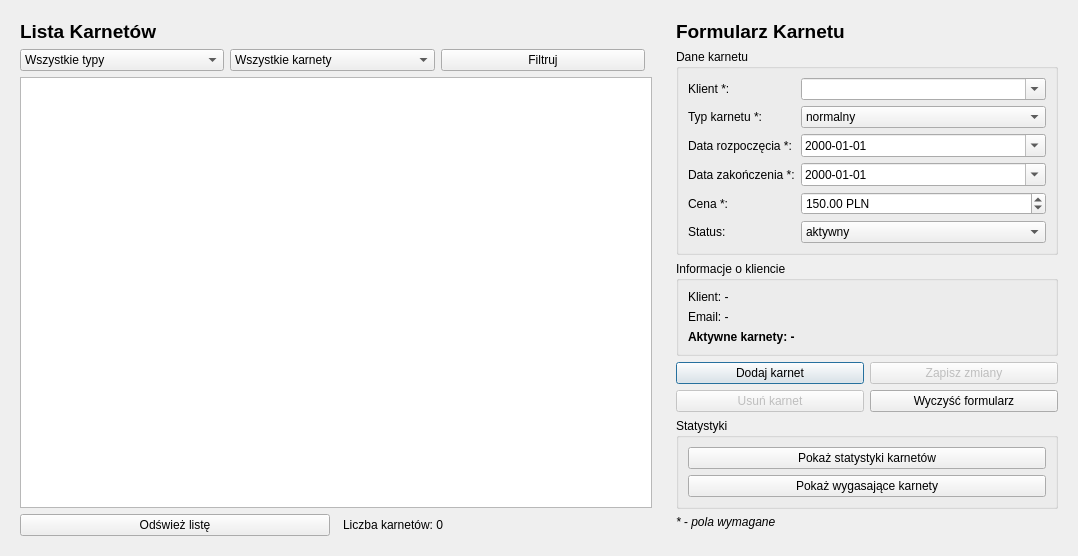
      <widget class="QWidget" name="tabKarnety">
       <attribute name="title">
        <string>🎫 Karnety</string>
       </attribute>
       <layout class="QHBoxLayout" name="horizontalLayout_karnety">
        <item>
         <!-- LEWA STRONA - LISTA KARNETÓW -->
         <widget class="QWidget" name="leftPanelKarnety" native="true">
          <property name="minimumSize">
           <size>
            <width>650</width>
            <height>0</height>
           </size>
          </property>
          <layout class="QVBoxLayout" name="verticalLayout_leftKarnety">
           <item>
            <widget class="QLabel" name="labelKarnetyTitle">
             <property name="text">
              <string>Lista Karnetów</string>
             </property>
             <property name="font">
              <font>
               <pointsize>14</pointsize>
               <weight>75</weight>
               <bold>true</bold>
              </font>
             </property>
            </widget>
           </item>

           <!-- Filtrowanie karnetów -->
           <item>
            <layout class="QHBoxLayout" name="filterLayoutKarnety">
             <item>
              <widget class="QComboBox" name="comboBoxFilterTypKarnetu">
               <item>
                <property name="text">
                 <string>Wszystkie typy</string>
                </property>
               </item>
               <item>
                <property name="text">
                 <string>Tylko normalne</string>
                </property>
               </item>
               <item>
                <property name="text">
                 <string>Tylko studenckie</string>
                </property>
               </item>
              </widget>
             </item>
             <item>
              <widget class="QComboBox" name="comboBoxFilterStatusKarnetu">
               <item>
                <property name="text">
                 <string>Wszystkie karnety</string>
                </property>
               </item>
               <item>
                <property name="text">
                 <string>Tylko aktywne</string>
                </property>
               </item>
               <item>
                <property name="text">
                 <string>Tylko nieaktywne</string>
                </property>
               </item>
              </widget>
             </item>
             <item>
              <widget class="QPushButton" name="pushButtonFilterKarnety">
               <property name="text">
                <string>Filtruj</string>
               </property>
              </widget>
             </item>
             <item>
              <spacer name="horizontalSpacerFilterKarnety">
               <property name="orientation">
                <enum>Qt::Horizontal</enum>
               </property>
              </spacer>
             </item>
            </layout>
           </item>

           <!-- Tabela z karnetami -->
           <item>
            <widget class="QTableWidget" name="tableWidgetKarnety">
             <property name="alternatingRowColors">
              <bool>true</bool>
             </property>
             <property name="selectionBehavior">
              <enum>QAbstractItemView::SelectRows</enum>
             </property>
             <property name="sortingEnabled">
              <bool>true</bool>
             </property>
            </widget>
           </item>

           <!-- Przyciski akcji karnetów -->
           <item>
            <layout class="QHBoxLayout" name="buttonsLayoutKarnety">
             <item>
              <widget class="QPushButton" name="pushButtonOdswiezKarnety">
               <property name="text">
                <string>Odśwież listę</string>
               </property>
              </widget>
             </item>
             <item>
              <spacer name="horizontalSpacerKarnety">
               <property name="orientation">
                <enum>Qt::Horizontal</enum>
               </property>
              </spacer>
             </item>
             <item>
              <widget class="QLabel" name="labelLiczbaKarnetow">
               <property name="text">
                <string>Liczba karnetów: 0</string>
               </property>
              </widget>
             </item>
            </layout>
           </item>
          </layout>
         </widget>
        </item>

        <item>
         <!-- PRAWA STRONA - FORMULARZ KARNETU -->
         <widget class="QWidget" name="rightPanelKarnety" native="true">
          <property name="minimumSize">
           <size>
            <width>400</width>
            <height>0</height>
           </size>
          </property>
          <property name="maximumSize">
           <size>
            <width>500</width>
            <height>16777215</height>
           </size>
          </property>
          <layout class="QVBoxLayout" name="verticalLayout_rightKarnety">
           <item>
            <widget class="QLabel" name="labelFormularzKarnetuTitle">
             <property name="text">
              <string>Formularz Karnetu</string>
             </property>
             <property name="font">
              <font>
               <pointsize>14</pointsize>
               <weight>75</weight>
               <bold>true</bold>
              </font>
             </property>
            </widget>
           </item>

           <!-- Formularz karnetu -->
           <item>
            <widget class="QGroupBox" name="groupBoxFormularzKarnetu">
             <property name="title">
              <string>Dane karnetu</string>
             </property>
             <layout class="QFormLayout" name="formLayoutKarnetu">
              <item row="0" column="0">
               <widget class="QLabel" name="labelKlientKarnetu">
                <property name="text">
                 <string>Klient *:</string>
                </property>
               </widget>
              </item>
              <item row="0" column="1">
               <widget class="QComboBox" name="comboBoxKlientKarnetu">
                <property name="editable">
                 <bool>true</bool>
                </property>
               </widget>
              </item>
              <item row="1" column="0">
               <widget class="QLabel" name="labelTypKarnetu">
                <property name="text">
                 <string>Typ karnetu *:</string>
                </property>
               </widget>
              </item>
              <item row="1" column="1">
               <widget class="QComboBox" name="comboBoxTypKarnetu">
                <item>
                 <property name="text">
                  <string>normalny</string>
                 </property>
                </item>
                <item>
                 <property name="text">
                  <string>studencki</string>
                 </property>
                </item>
               </widget>
              </item>
              <item row="2" column="0">
               <widget class="QLabel" name="labelDataRozpocKarnetu">
                <property name="text">
                 <string>Data rozpoczęcia *:</string>
                </property>
               </widget>
              </item>
              <item row="2" column="1">
               <widget class="QDateEdit" name="dateEditRozpocKarnetu">
                <property name="displayFormat">
                 <string>yyyy-MM-dd</string>
                </property>
                <property name="calendarPopup">
                 <bool>true</bool>
                </property>
               </widget>
              </item>
              <item row="3" column="0">
               <widget class="QLabel" name="labelDataZakonKarnetu">
                <property name="text">
                 <string>Data zakończenia *:</string>
                </property>
               </widget>
              </item>
              <item row="3" column="1">
               <widget class="QDateEdit" name="dateEditZakonKarnetu">
                <property name="displayFormat">
                 <string>yyyy-MM-dd</string>
                </property>
                <property name="calendarPopup">
                 <bool>true</bool>
                </property>
               </widget>
              </item>
              <item row="4" column="0">
               <widget class="QLabel" name="labelCenaKarnetu">
                <property name="text">
                 <string>Cena *:</string>
                </property>
               </widget>
              </item>
              <item row="4" column="1">
               <widget class="QDoubleSpinBox" name="doubleSpinBoxCenaKarnetu">
                <property name="suffix">
                 <string> PLN</string>
                </property>
                <property name="minimum">
                 <double>0.010000000000000</double>
                </property>
                <property name="maximum">
                 <double>9999.990000000000000</double>
                </property>
                <property name="value">
                 <double>150.000000000000000</double>
                </property>
               </widget>
              </item>
              <item row="5" column="0">
               <widget class="QLabel" name="labelStatusKarnetu">
                <property name="text">
                 <string>Status:</string>
                </property>
               </widget>
              </item>
              <item row="5" column="1">
               <widget class="QComboBox" name="comboBoxStatusKarnetu">
                <item>
                 <property name="text">
                  <string>aktywny</string>
                 </property>
                </item>
                <item>
                 <property name="text">
                  <string>nieaktywny</string>
                 </property>
                </item>
               </widget>
              </item>
             </layout>
            </widget>
           </item>

           <!-- Informacje o kliencie -->
           <item>
            <widget class="QGroupBox" name="groupBoxInfoKlient">
             <property name="title">
              <string>Informacje o kliencie</string>
             </property>
             <layout class="QVBoxLayout" name="verticalLayoutInfoKlient">
              <item>
               <widget class="QLabel" name="labelInfoImieNazwisko">
                <property name="text">
                 <string>Klient: -</string>
                </property>
               </widget>
              </item>
              <item>
               <widget class="QLabel" name="labelInfoEmailKlient">
                <property name="text">
                 <string>Email: -</string>
                </property>
               </widget>
              </item>
              <item>
               <widget class="QLabel" name="labelInfoAktywneKarnety">
                <property name="text">
                 <string>Aktywne karnety: -</string>
                </property>
                <property name="font">
                 <font>
                  <weight>75</weight>
                  <bold>true</bold>
                 </font>
                </property>
               </widget>
              </item>
             </layout>
            </widget>
           </item>

           <!-- Przyciski formularza karnetu -->
           <item>
            <layout class="QHBoxLayout" name="formButtonsLayoutKarnetu">
             <item>
              <widget class="QPushButton" name="pushButtonDodajKarnet">
               <property name="text">
                <string>Dodaj karnet</string>
               </property>
               <property name="default">
                <bool>true</bool>
               </property>
              </widget>
             </item>
             <item>
              <widget class="QPushButton" name="pushButtonEdytujKarnet">
               <property name="text">
                <string>Zapisz zmiany</string>
               </property>
               <property name="enabled">
                <bool>false</bool>
               </property>
              </widget>
             </item>
            </layout>
           </item>
           <item>
            <layout class="QHBoxLayout" name="formButtonsLayoutKarnetu2">
             <item>
              <widget class="QPushButton" name="pushButtonUsunKarnet">
               <property name="text">
                <string>Usuń karnet</string>
               </property>
               <property name="enabled">
                <bool>false</bool>
               </property>
              </widget>
             </item>
             <item>
              <widget class="QPushButton" name="pushButtonWyczyscKarnet">
               <property name="text">
                <string>Wyczyść formularz</string>
               </property>
              </widget>
             </item>
            </layout>
           </item>

           <!-- Statystyki karnetów -->
           <item>
            <widget class="QGroupBox" name="groupBoxStatystykiKarnety">
             <property name="title">
              <string>Statystyki</string>
             </property>
             <layout class="QVBoxLayout" name="verticalLayoutStatystykiKarnety">
              <item>
               <widget class="QPushButton" name="pushButtonPokazStatystykiKarnety">
                <property name="text">
                 <string>Pokaż statystyki karnetów</string>
                </property>
               </widget>
              </item>
              <item>
               <widget class="QPushButton" name="pushButtonPokazWygasajace">
                <property name="text">
                 <string>Pokaż wygasające karnety</string>
                </property>
               </widget>
              </item>
             </layout>
            </widget>
           </item>

           <item>
            <widget class="QLabel" name="labelWymaganeKarnety">
             <property name="text">
              <string>* - pola wymagane</string>
             </property>
             <property name="font">
              <font>
               <italic>true</italic>
              </font>
             </property>
            </widget>
           </item>
           <item>
            <spacer name="verticalSpacerKarnety">
             <property name="orientation">
              <enum>Qt::Vertical</enum>
             </property>
            </spacer>
           </item>
          </layout>
         </widget>
        </item>
       </layout>
      </widget>
